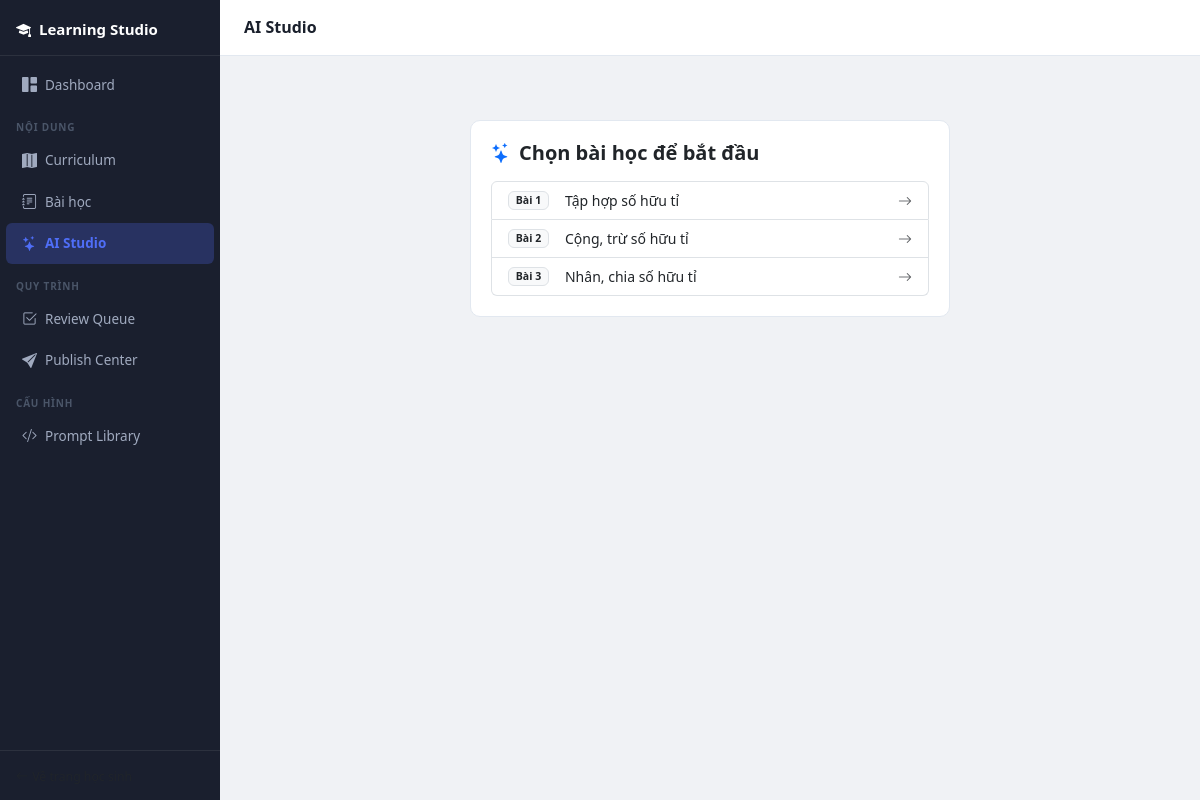
Page /studio/ai_studio.php on the committed database.
### tables this page shows
CREATE TABLE lesson (
    id            INT AUTO_INCREMENT PRIMARY KEY,
    chapter_no    TINYINT UNSIGNED NOT NULL,
    chapter_title VARCHAR(200)     NOT NULL,
    lesson_no     TINYINT UNSIGNED NOT NULL,
    title         VARCHAR(200)     NOT NULL,
    created_at    DATETIME DEFAULT CURRENT_TIMESTAMP
);

### studio/ai_studio.php (the view, shortened to what this page needs)
<?php
$db = get_db();
$lesson_id = (int)($_GET['lesson_id'] ?? 0);
$all_lessons = $db->query('SELECT id, lesson_no, title FROM lesson ORDER BY lesson_no')->fetchAll();
include '../includes/studio_header.php';
?>
<?php if (!$lesson_id): ?>
<div class="studio-card" style="max-width:480px; margin:0 auto; margin-top:40px;">
  <h5 class="fw-bold mb-3"><i class="bi bi-stars me-2 text-primary"></i>Chọn bài học để bắt đầu</h5>
  <div class="list-group">
    <?php foreach ($all_lessons as $l): ?>
    <a href="<?= BASE_URL ?>/studio/ai_studio.php?lesson_id=<?= $l['id'] ?>"
       class="list-group-item list-group-item-action d-flex align-items-center gap-3">
      <span class="badge bg-light text-dark border">Bài <?= $l['lesson_no'] ?></span>
      <span><?= htmlspecialchars($l['title']) ?></span>
      <i class="bi bi-arrow-right ms-auto text-muted"></i>
    </a>
    <?php endforeach; ?>
  </div>
</div>
<?php endif; ?>
<?php include '../includes/studio_footer.php'; ?>

### assets/css/studio.css (style rules this page uses)
:root { --studio-sidebar-w: 220px; --studio-bg: #f0f2f5; --studio-sidebar-bg: #1a1f2e; --studio-sidebar-text: #a0aabf; --studio-sidebar-active: #fff; --studio-accent: #4f6ef7; --studio-card-bg: #fff; --studio-border: #e2e8f0; --studio-topbar-h: 56px; }
body.studio-body { margin: 0; background: var(--studio-bg); font-family: system-ui, -apple-system, sans-serif; font-size: 14px; }
.studio-card { background: var(--studio-card-bg); border: 1px solid var(--studio-border); border-radius: 10px; padding: 20px; margin-bottom: 16px; }

### rows in the picture
lesson: lesson_no "1", title "Tập hợp số hữu tỉ"
lesson: lesson_no "2", title "Cộng, trừ số hữu tỉ"
lesson: lesson_no "3", title "Nhân, chia số hữu tỉ"

### other values in the picture
$page_title "AI Studio"
